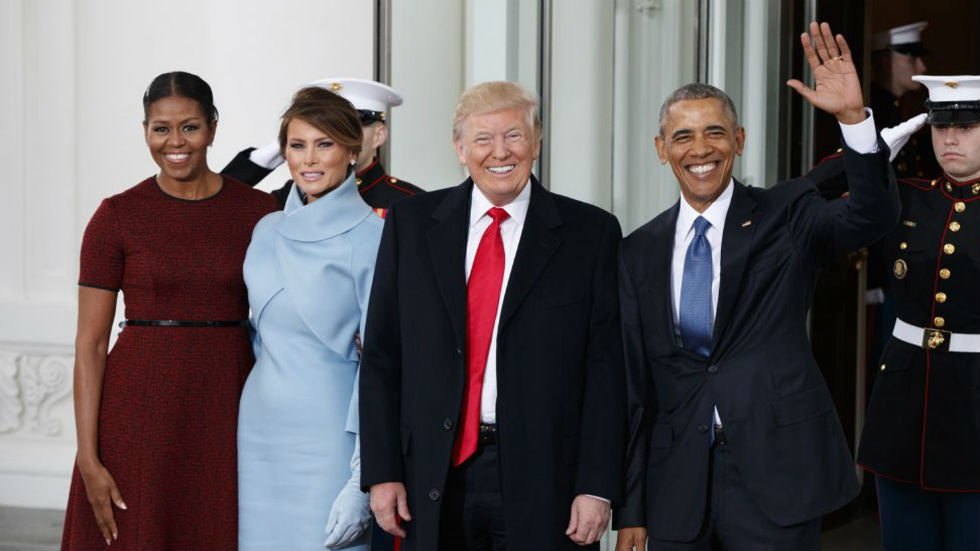
#> input picture presidents.jpg, 980 x 551 px
$ python histogram_equaliztion.py --image presidents.jpg
#> lines starting #> are read from the running program, lines starting #| are printed output that depends on the picture
# -*- coding: utf-8 -*-
"""
Created on Tue Feb 26 18:44:58 2019

@author: Usuario
"""

from matplotlib import pyplot as plt
import argparse
import cv2
import numpy as np

ap = argparse.ArgumentParser()
ap.add_argument("-i","--image",required=True,help="Set the Path of image")
args = vars(ap.parse_args())


image = cv2.imread(args["image"])
#> image is the input picture: shape (551, 980, 3); mean B, G, R 93.3, 90.8, 96.3
image = cv2.cvtColor(image,cv2.COLOR_BGR2GRAY)
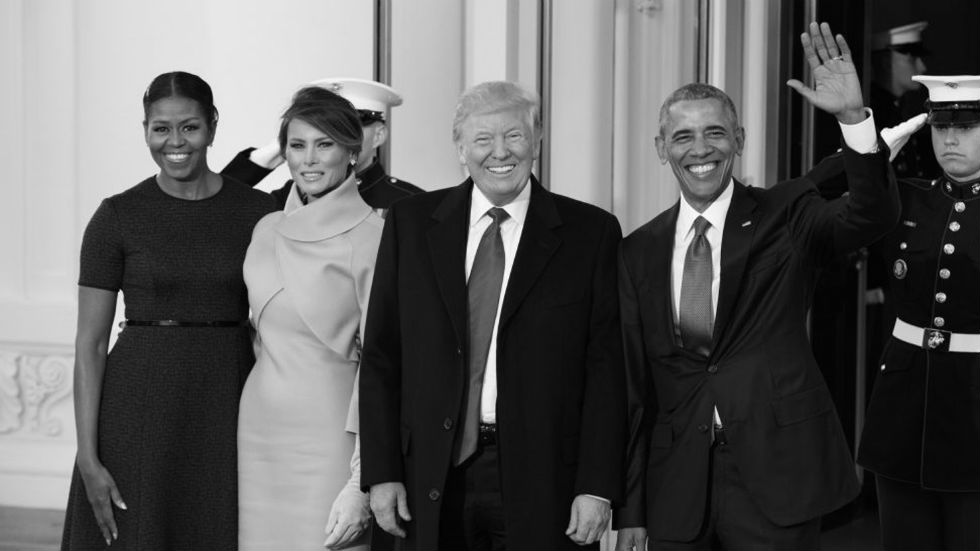
#> image: shape (551, 980); min 0, max 255, mean 92.7
cv2.imshow("Original Gray Scale Image",image)


cv2.waitKey(0)


eq = cv2.equalizeHist(image)
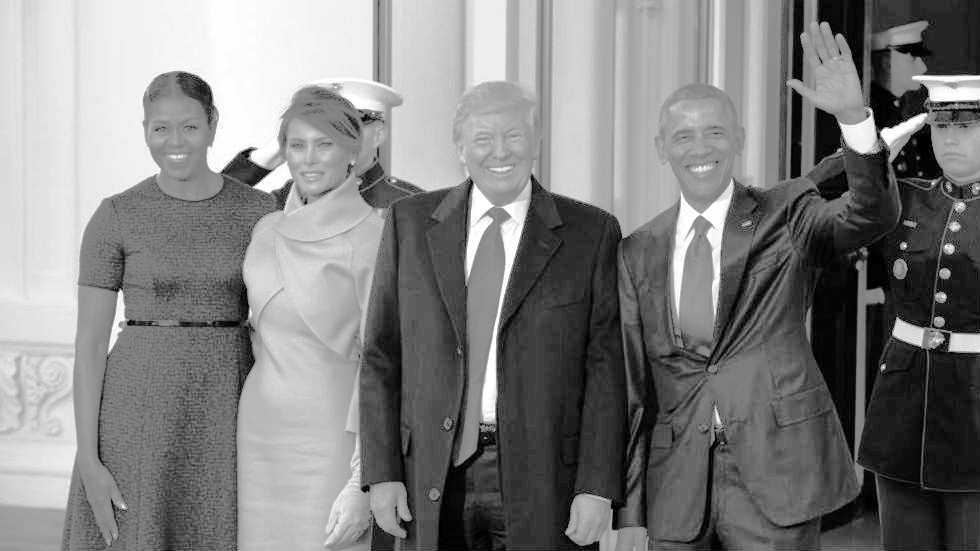
#> eq: shape (551, 980); min 0, max 255, mean 128.7
cv2.imshow("Histogram Equalization",np.hstack([image,eq]))
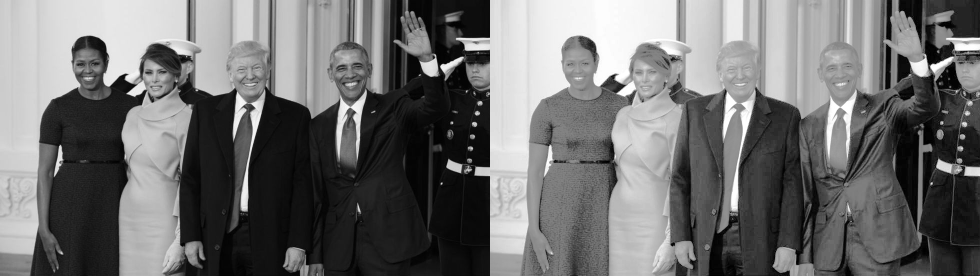
#> window 'Histogram Equalization': shape (551, 1960) (shown at 1/2 size); min 0, max 255, mean 110.7

cv2.waitKey(0)

$ run again, on 4629.png
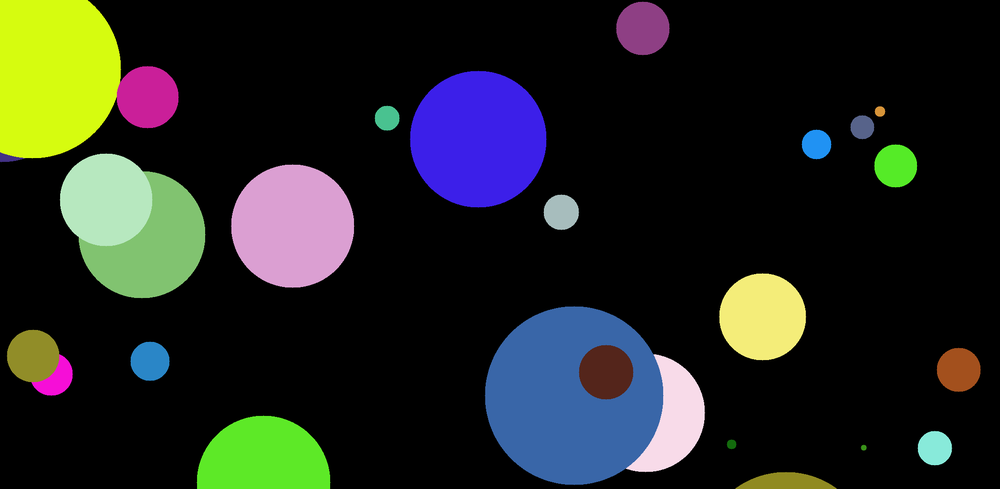
#> input picture 4629.png, 1000 x 489 px, shrunk from 2096 x 1024 before the run
#> image is the input picture: shape (489, 1000, 3); mean B, G, R 33.7, 37.7, 34.1
#> image: shape (489, 1000)
#> `eq = cv2.equalizeHist(image)`:
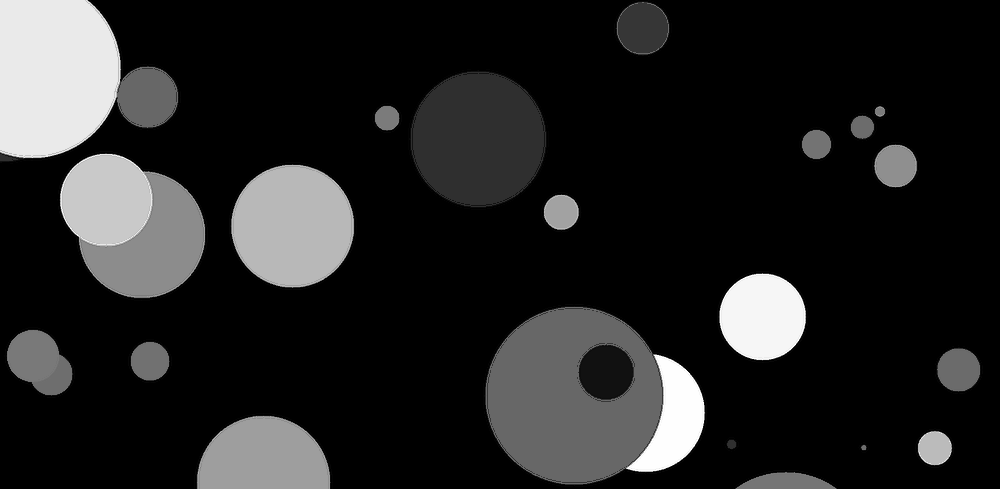
#> eq: shape (489, 1000); min 0, max 255, mean 35.6
#> `cv2.imshow("Histogram Equalization",np.hstack([image,eq]))`:
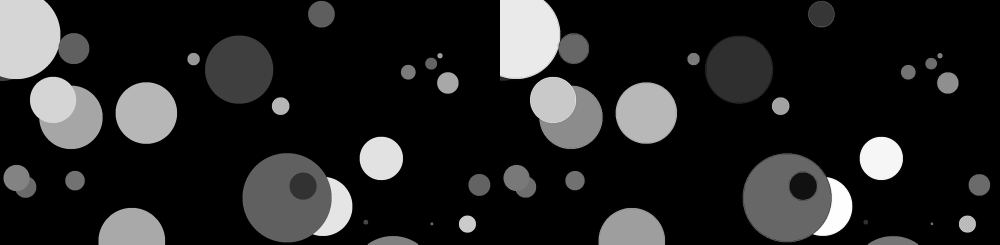
#> window 'Histogram Equalization': shape (489, 2000) (shown at 1/2 size); min 0, max 255, mean 35.9
